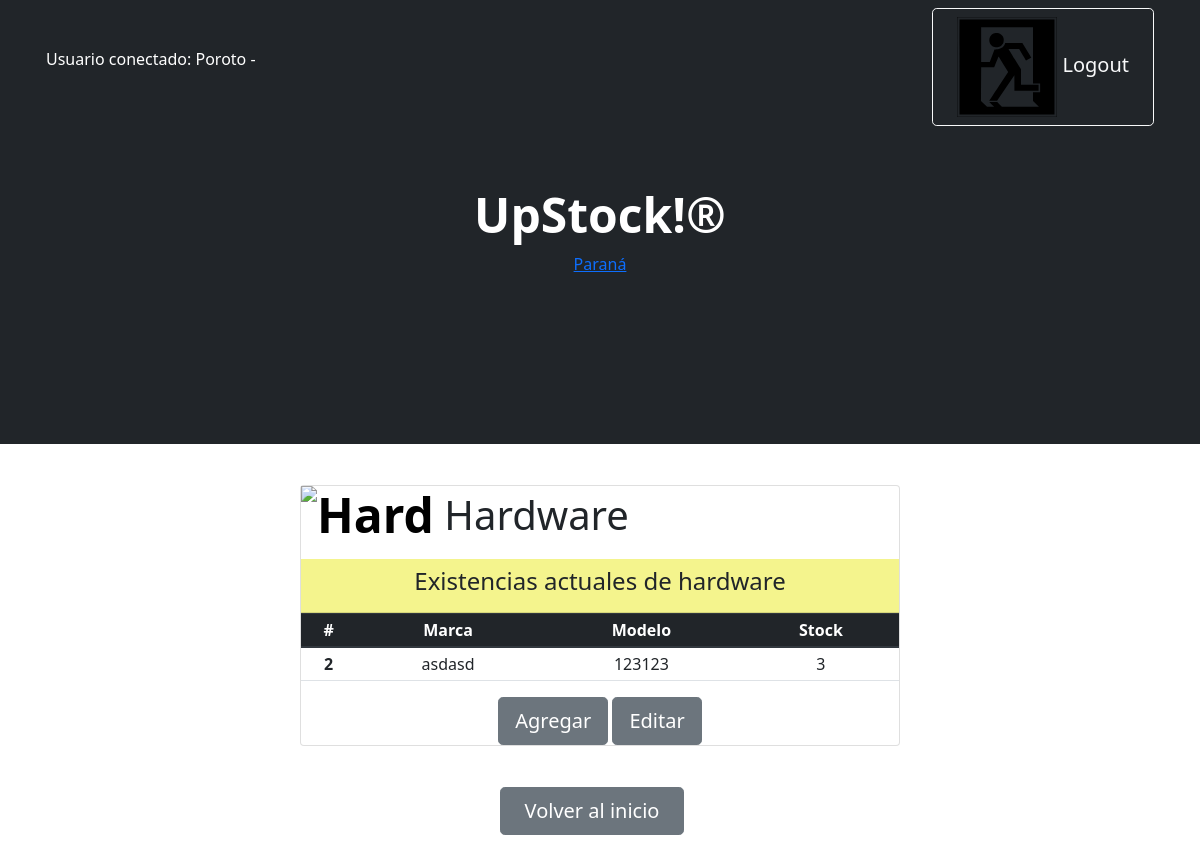
/listados/show_hard/ (signed in), run on the app's committed database.
### Miapp/models.py (models this page shows, shortened)
class Hardware (models.Model):
    tipo= models.CharField (max_length=50)
    marca= models.CharField (max_length=50)
    stock= models.IntegerField()

### Miapp/views.py (the view)
# urls.py: path('show_hard/',show_hard,name="show_hard"),
@permission_required('Miapp.view_hardware', raise_exception=True)
@login_required(login_url='Inicio')
def show_hard(request):
    lista = Hardware.objects.all()
    return render(request, "show_hard.html",{"Hardware": lista} )

### Miapp/templates/show_hard.html
{% extends 'padre.html' %}
{% load static %}
{% block Contenido_cambiante %}
<h1  style= "text-align:left;"> <img src= "https://hackaday.com/wp-content/uploads/2011/06/rotateboard.gif" width= "100" height = "80" alt="Hard" class="display-5 fw-bolder text-black mb-2"> Hardware</h1>
<div class="card-header" style="background-color: rgba(244, 244, 136, 0.957);">
  <h4>Existencias actuales de hardware</h4>
</div>
<div>
    <table class="table table-sm">
        <thead class="thead-dark">
          <tr>
            <th scope="col">#</th>
            <th scope="col">Marca</th>
            <th scope="col">Modelo</th>
            <th scope="col">Stock</th>
          </tr>
        </thead>
        {% for hard in Hardware %}
        <tbody>
          <tr>
            <th scope="row">{{hard.id}}</th>
            <td>{{hard.tipo}}</td>
            <td>{{hard.marca}}</td>
            <td>{{hard.stock}}</td>
          </tr>
        </tbody>
        {% endfor %}
    </table>
</div>
<div>
{% if  perms.Miapp.add_hardware %}
<a class="btn btn-secondary btn-lg " href="{% url 'Hardware'%}">Agregar</a>
{% endif %}
{% if  perms.Miapp.change_hardware %}
<a class="btn btn-secondary btn-lg " href="{% url 'show_hard_edit'%}">Editar</a>
{% endif %}
</div>
{% endblock %}

### Miapp/templates/padre.html (shortened to what this page needs)
<!DOCTYPE html>
<html lang="en">
    <head>
        {% load static %}
        <link rel="stylesheet" href="https://cdn.jsdelivr.net/npm/bootstrap@4.0.0/dist/css/bootstrap.min.css"
>
        <link href="https://cdn.jsdelivr.net/npm/bootstrap-icons@1.4.1/font/bootstrap-icons.css" rel="stylesheet" />
        <link href="{%static 'css/styles.css'%}" rel="stylesheet" />
    </head>
    <body id="divconfondo">
            <nav class="navbar navbar-expand-lg navbar-dark bg-dark">
            <div class="container px-3">
            {% if user.is_authenticated %}
                    <p style="color:white"> Usuario conectado: {{user.username}} - {{user.groups.all.0}}</p>
                    <a class="btn btn-outline-light btn-lg px-4" href="{% url 'Logout' %}"> <img class="icon input-icon" src="{% static 'assets/logout.svg' %}" alt=""> Logout</a>
            {% endif %}
        </nav>
        <header class="bg-dark py-1">
            <div class="container px-1">
                <div class="row  justify-content-center">
                    <div class="col-lg-6">
                        <div class="text-center my-5">
                            <h1 class="display-5 fw-bolder text-white mb-2">UpStock!®</h1>
                                 <div id="tw_19_1704680239">
                                <div style="width:120px; height:140px; margin: 0 auto;">
                                <a href="https://hotelmix.es/time/parana-30036">Paraná</a><br/></div></div>
                        </div>
                    </div>
                </div>
            </div>
        </header>
        <div class="text-center py-3"  >
            <div id="tarjeta" class="card">
                {% block Contenido_cambiante %}
                {% endblock Contenido_cambiante %}
            </div>
        </div>
        <div id="botoninicio" class="text-center">
    <a class="btn btn-secondary btn-lg px-4 me-sm-3" href="{% url 'Inicio'%}">Volver al inicio</a>
    </div>

### data on the page
Hardware: id "2", tipo "asdasd", marca "123123", stock "3"

### other printed values
{{ user.username }} "Poroto"
